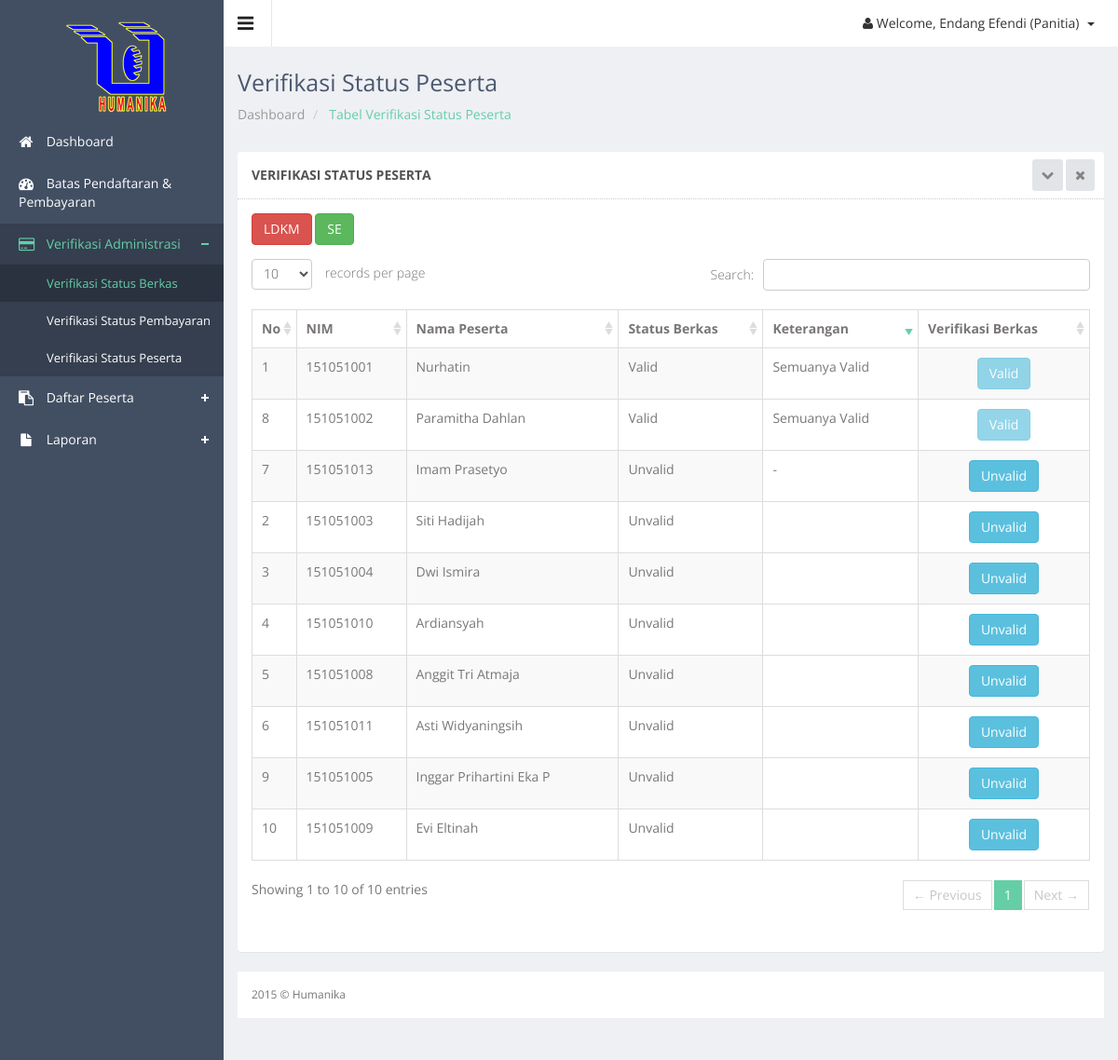
The page /panitia/peserta_verifikasi_berkas.php (signed in) on the database its author committed.
### tables this page shows
CREATE TABLE IF NOT EXISTS `peserta` (
  `id_peserta` int(11) NOT NULL,
  `id_detail` int(11) NOT NULL,
  `nim` char(9) NOT NULL,
  `ukuran_kaos` varchar(2) NOT NULL,
  `penyakit_bawaan` text NOT NULL,
  `notelp` varchar(12) NOT NULL,
  `alamat` text NOT NULL,
  `ktm` varchar(50) NOT NULL,
  `nama_ktm` varchar(50) NOT NULL,
  `size_ktm` varchar(10) NOT NULL,
  `type_ktm` varchar(50) NOT NULL,
  `krs` varchar(50) NOT NULL,
  `nama_krs` varchar(50) NOT NULL,
  `size_krs` varchar(10) NOT NULL,
  `type_krs` varchar(50) NOT NULL,
  `foto` varchar(50) NOT NULL,
  `nama_foto` varchar(50) NOT NULL,
  `size_foto` varchar(10) NOT NULL,
  `type_foto` varchar(50) NOT NULL,
  `password` varchar(20) NOT NULL,
  `status_bayar` enum('Belum Lunas','Lunas') NOT NULL,
  `status_berkas` enum('Unvalid','Valid') NOT NULL,
  `keterangan` varchar(50) NOT NULL,
  `tgl_pendaftaran` date NOT NULL,
  PRIMARY KEY (`id_peserta`),
  KEY `id_detail` (`id_detail`),
  KEY `id_detail_2` (`id_detail`),
  KEY `nim` (`nim`)
);

CREATE TABLE IF NOT EXISTS `mahasiswa` (
  `nim` char(9) NOT NULL,
  `nama_mhs` varchar(50) NOT NULL,
  `alamat_asal` varchar(100) NOT NULL,
  `alamat_jogja` varchar(100) NOT NULL,
  `jk` varchar(1) NOT NULL,
  `email` varchar(50) NOT NULL,
  `no_telp` varchar(12) NOT NULL,
  `jurusan` varchar(20) NOT NULL,
  `tempat_lahir` varchar(50) NOT NULL,
  `tgl_lahir` date NOT NULL,
  `asal_sekolah` varchar(50) NOT NULL,
  `agama` varchar(50) NOT NULL,
  `goldar` varchar(2) NOT NULL,
  `angkatan` varchar(4) NOT NULL,
  PRIMARY KEY (`nim`)
);

### controller/koneksi.php (called while the page is built, shortened)
<?php
class Database {
    private static $dbName = 'humanika' ;
    private static $dbHost = 'localhost' ;
    private static $dbUsername = 'root';
    private static $dbUserPassword = 'rizalex';
    private static $con = null;
    public static function connect() {
        if ( null == self::$con ) {
            try {
                self::$con =  new PDO( "mysql:host=".self::$dbHost.";"."dbname=".self::$dbName,
                        self::$dbUsername, self::$dbUserPassword);
            }
            catch(PDOException $e) {
                die($e->getMessage());
            }
        }
        return self::$con;
    }
}
?>

### controller/peserta-control.php (called while the page is built, shortened)
<?php
include_once 'koneksi.php';
class PesertaController {
    private $koneksi;
    public function __construct() {
        $this->koneksi = Database::connect();
    }
	public function DaftarSeluruh() {
        try {
            $sst = $this->koneksi->prepare("SELECT * FROM peserta join mahasiswa using(nim) natural join keg_jenis_detail natural join keg_jenis ");
            $sst->execute();
            return $r = $sst->fetchAll(PDO::FETCH_OBJ);
            $this->koneksi = Database::disconnect();
        } catch (PDOException $exc) {
            echo $exc->getMessage();
        }
    }
}
?>

### panitia/peserta_verifikasi_berkas.php (the view, shortened to what this page needs)
<?php
$hal=$_GET['hal'];
$keg=$_GET['keg'];
$year=$_GET['tahun'];
?>
<!DOCTYPE html>
<html lang="en">
<head>
  <link href="../js/advanced-datatable/css/demo_page.css" rel="stylesheet" />
  <link href="../js/advanced-datatable/css/demo_table.css" rel="stylesheet" />
  <link rel="stylesheet" href="../js/data-tables/DT_bootstrap.css" />
  <link href="../css/style.css" rel="stylesheet">
  <link href="../css/style-responsive.css" rel="stylesheet">
</head>
<body class="sticky-header">
<section>
    <div class="left-side sticky-left-side">
        <div class="logo">
            <a href="index.php"><img src="../images/logohm.png" alt=""></a>
        </div>
        <div class="left-side-inner">
            <ul class="nav nav-pills nav-stacked custom-nav">
                <li><a href="index.php"><i class="fa fa-home"></i> <span>Dashboard</span></a></li>
				<li><a href="batas_pendaftaran.php"><i class="fa fa-dashboard"></i> <span>Batas Pendaftaran & Pembayaran</span></a></li>
				<li class="menu-list  nav-active"><a href="#"><i class="fa fa-credit-card"></i> <span>Verifikasi Administrasi</span></a>
					<ul class="sub-menu-list">
						<li class="active"><a href="peserta_verifikasi_berkas.php">Verifikasi Status Berkas</a></li>
						<li><a href="peserta_verifikasi.php">Verifikasi Status Pembayaran</a></li>
						<li><a href="peserta_verifikasi_berkas.php">Verifikasi Status Peserta</a></li>
					</ul>
				</li>
				<li class="menu-list"><a href="#"><i class="fa fa-clipboard"></i> <span>Daftar Peserta</span></a>
				</li>
				<li class="menu-list"><a href="#"><i class="fa fa-file"></i> <span>Laporan</span></a>
				</li>
            </ul>
        </div>
    </div>
    <div class="main-content" >
        <div class="header-section">
        <a class="toggle-btn"><i class="fa fa-bars"></i></a>
        <div class="menu-right">
            <ul class="notification-menu">
                <li>
                    <a href="#" class="btn btn-default dropdown-toggle" data-toggle="dropdown">
                        <i class="fa fa-user"></i>
                        Welcome, <?php
                                echo $_SESSION['nm_usr_panitia'];
                            ?> (Panitia)
                        <span class="caret"></span>
                    </a>
                </li>
            </ul>
        </div>
        </div>
        <div class="page-heading">
            <h3>
                Verifikasi Status Peserta
            </h3>
            <ul class="breadcrumb">
                <li>
                    <a href="index.php"> Dashboard</a>
                </li>
                <li class="active"> Tabel Verifikasi Status Peserta</li>
            </ul>
        </div>
        <div class="wrapper">
        <div class="row">
        <div class="col-sm-12">
        <section class="panel">
        <header class="panel-heading">
            Verifikasi Status Peserta
            <span class="tools pull-right">
                <a href="javascript:;" class="fa fa-chevron-down"></a>
                <a href="javascript:;" class="fa fa-times"></a>
             </span>
        </header>
		<?php
			include_once '../controller/peserta-control.php';
			$client = new PesertaController();
			$no=1;
			if(empty($hal)){ ?>
        <div class="panel-body">
				<a class="btn btn-danger" href="peserta_verifikasi_berkas.php?hal=kegiatan&keg=LDKM"> LDKM</a>
				<a class="btn btn-success" href="peserta_verifikasi_berkas.php?hal=kegiatan&keg=SE"> SE</a>
			<div class="adv-table">
				<table  class="display table table-bordered table-striped" id="dynamic-table">
					<thead>
						<tr>
							<th>No</th>
							<th>NIM</th>
							<th>Nama Peserta</th>
							<th>Status Berkas</th>
							<th>Keterangan</th>
							<th>Verifikasi Berkas</th>
						</tr>
					</thead>
					<?php
						$hasil = $client->DaftarSeluruh();
					?>
					<tbody>
						 <?php
						foreach($hasil as $data){
						echo "
							<tr class='gradeX'>
							<td>".$no++."</td>
							<td>$data->nim</td>
							<td>$data->nama_mhs</td>
							<td>$data->status_berkas</td>
							<td>$data->keterangan</td>
							<td class='center hidden-phone'>"; if($data->status_berkas=='Unvalid'){ echo "<a href='peserta_verifikasi_berkas_detail.php?id=$data->id_peserta'><button class='btn btn-info' type='button'> Unvalid</button></a>";}
							else {echo "<button class='btn btn-info' type='button' disabled> Valid</button>";}
							echo "</td>
						</tr>";
						}?>
					</tbody>
				</table>
			</div>
        </div><?php } else if($hal=='kegiatan'){ ?>
        <div class="panel-body">
			<div class="btn-group">
				<button data-toggle="dropdown" class="btn btn-info dropdown-toggle" type="button">Tahun Kegiatan<span class="caret"></span></button>
				<ul role="menu" class="dropdown-menu">
					<li><a href="peserta_verifikasi_berkas.php?hal=pertahun&keg=<?php echo $keg?>&tahun=2015">2015</a></li>
					<li><a href="peserta_verifikasi_berkas.php?hal=pertahun&keg=<?php echo $keg?>&tahun=2016">2016</a></li>
					<li><a href="peserta_verifikasi_berkas.php?hal=pertahun&keg=<?php echo $keg?>&tahun=2017">2017</a></li>
				</ul>
			</div>
				<a class="btn btn-danger" href="peserta_verifikasi_berkas.php?hal=kegiatan&keg=LDKM"> LDKM</a>
				<a class="btn btn-success" href="peserta_verifikasi_berkas.php?hal=kegiatan&keg=SE"> SE</a>
			<div class="adv-table">
				<table  class="display table table-bordered table-striped" id="dynamic-table">
					<thead>
						<tr>
							<th>No</th>
							<th>NIM</th>
							<th>Nama Peserta</th>
							<th>Status Berkas</th>
							<th>Keterangan</th>
							<th>Verifikasi Berkas</th>
						</tr>
					</thead>
					<?php
						$hasil = $client->DaftarPesertaKeg($keg);
					?>
					<tbody>
						<?php
						foreach($hasil as $data){
						echo "
							<tr class='gradeX'>
							<td>".$no++."</td>
							<td>$data->nim</td>
							<td>$data->nama_mhs</td>
							<td>$data->status_berkas</td>
							<td>$data->keterangan</td>
							<td class='center hidden-phone'>"; if($data->status_berkas=='Unvalid'){ echo "<a href='peserta_verifikasi_berkas_detail.php?id=$data->id_peserta&kegiatan=$keg'><button class='btn btn-info' type='button'> Unvalid</button></a>";}
							else {echo "<button class='btn btn-info' type='button' disabled> Valid</button>";}
							echo "</td>
						</tr>";
						}?>
					</tbody>
				</table>
			</div>
        </div><?php } else if($hal=='pertahun'){ ?>
        <div class="panel-body">
			<div class="btn-group">
				<button data-toggle="dropdown" class="btn btn-info dropdown-toggle" type="button">Tahun Kegiatan<span class="caret"></span></button>
				<ul role="menu" class="dropdown-menu">
					<li><a href="peserta_verifikasi_berkas.php?hal=pertahun&keg=<?php echo $keg?>&tahun=2015">2015</a></li>
					<li><a href="peserta_verifikasi_berkas.php?hal=pertahun&keg=<?php echo $keg?>&tahun=2016">2016</a></li>
					<li><a href="peserta_verifikasi_berkas.php?hal=pertahun&keg=<?php echo $keg?>&tahun=2017">2017</a></li>
				</ul>
			</div>
				<a class="btn btn-danger" href="peserta_verifikasi_berkas.php?hal=kegiatan&keg=LDKM"> LDKM</a>
				<a class="btn btn-success" href="peserta_verifikasi_berkas.php?hal=kegiatan&keg=SE"> SE</a>
			<div class="adv-table">
				<table  class="display table table-bordered table-striped" id="dynamic-table">
					<thead>
						<tr>
							<th>No</th>
							<th>NIM</th>
							<th>Nama Peserta</th>
							<th>Status Berkas</th>
							<th>Keterangan</th>
							<th>Verifikasi Berkas</th>
						</tr>
					</thead>
					<?php
						$hasil = $client->DaftarPesertaKegTah($keg,$year);
					?>
					<tbody>
						 <?php
						foreach($hasil as $data){
						echo "
							<tr class='gradeX'>
							<td>".$no++."</td>
							<td>$data->nim</td>
							<td>$data->nama_mhs</td>
							<td>$data->status_berkas</td>
							<td>$data->keterangan</td>
							<td class='center hidden-phone'>"; if($data->status_berkas=='Unvalid'){ echo "<a href='peserta_verifikasi_berkas_detail.php?id=$data->id_peserta&kegiatan=$keg'><button class='btn btn-info' type='button'> Unvalid</button></a>";}
							else {echo "<button class='btn btn-info' type='button' disabled> Valid</button>";}
							echo "</td>
						</tr>";
						}?>
					</tbody>
				</table>
			</div>
        </div><?php } ?>
        </section>
        </div>
        </div>
        <footer>
            2015 &copy; Humanika
        </footer>
    </div>
</section>
</body>
</html>

### js/advanced-datatable/css/demo_table.css (style rules this page uses)
table.display { margin: 0 auto; clear: both; width: 100%; }
table.display thead th { padding: 3px 18px 3px 10px; border-bottom: 1px solid black; font-weight: bold; cursor: pointer; * cursor: hand; }
table.display td { padding: 3px 10px; }
table.display td.center { text-align: center; }
.sorting_desc { background: url('../images/sort_desc.png') no-repeat center right; }
.sorting { background: url('../images/sort_both.png') no-repeat center right; }
table.display tr.odd.gradeX { background-color: #ffdddd; }
table.display tr.even.gradeX { background-color: #ffeeee; }
tr.odd { background-color: #E2E4FF; }
tr.even { background-color: white; }
tr.odd td.sorting_1 { background-color: #D3D6FF; }
tr.even td.sorting_1 { background-color: #EAEBFF; }
tr.odd.gradeX td.sorting_1 { background-color: #ffc4c4; }
tr.even.gradeX td.sorting_1 { background-color: #ffd5d5; }
table.display tr.gradeX { background-color: #ffdddd; }

### rows shown on the page
peserta: nim "151051001", nim.nama_mhs "Nurhatin", status_berkas "Valid", keterangan "Semuanya Valid"
peserta: nim "151051003", nim.nama_mhs "Siti Hadijah", status_berkas "Unvalid"
peserta: nim "151051004", nim.nama_mhs "Dwi Ismira", status_berkas "Unvalid"
peserta: nim "151051010", nim.nama_mhs "Ardiansyah", status_berkas "Unvalid"
peserta: nim "151051008", nim.nama_mhs "Anggit Tri Atmaja", status_berkas "Unvalid"
peserta: nim "151051011", nim.nama_mhs "Asti Widyaningsih", status_berkas "Unvalid"
peserta: nim "151051013", nim.nama_mhs "Imam Prasetyo", status_berkas "Unvalid", keterangan "-"
peserta: nim "151051002", nim.nama_mhs "Paramitha Dahlan", status_berkas "Valid", keterangan "Semuanya Valid"
peserta: nim "151051005", nim.nama_mhs "Inggar Prihartini Eka P", status_berkas "Unvalid"
peserta: nim "151051009", nim.nama_mhs "Evi Eltinah", status_berkas "Unvalid"

### other values the page prints
$_SESSION['nm_usr_panitia'] "Endang Efendi"
